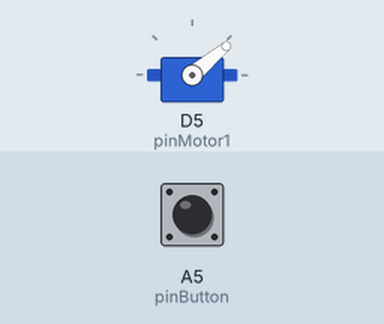
A sketch run on a simulated nRF52 board. Parts: servo. The test bench sets the inputs (shaded band); at power-on: A5 (pinButton) HIGH. A phone connects over Bluetooth LE 3 s after start.

Above: at 1.2 s.
1.3 s: A5 (pinButton) pulled LOW for 1 s
At 1.75 s:
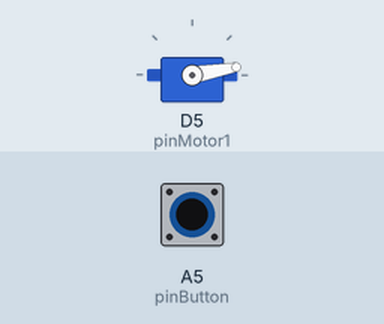
4.3 s: A5 (pinButton) pulled LOW for 3.2 s
At 8.6 s:
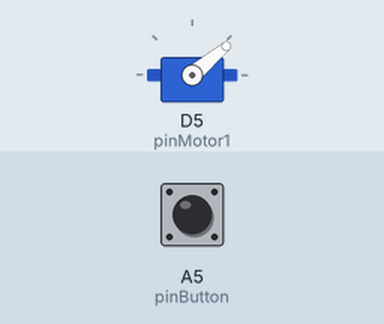
Timing chart, 0 to 10.1 s (numbered marks = the images above; inputs shaded):
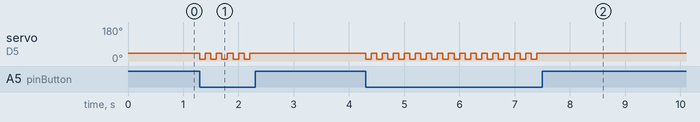

Measured:
- after the input at 1.3 s, servo on D5 (pinMotor1): alternates 40° for 0.10 s and 10° for 0.10 s, 10 changes in all, then stays 40°, starting at once
- after the input at 4.3 s, servo on D5 (pinMotor1): alternates 40° for 0.10 s and 10° for 0.10 s, 32 changes in all, then stays 40°, starting at once

The sketch:

bluetooth-bell-Arduino.ino
```cpp
#include <bluefruit.h>
#include <Servo.h>

// Servo
Servo motor1;
const int angleStart = 40;
const int angleEnd = 10;

// Buttons
const int pinMotor1 = 5;
const int pinButton = A5;
const int pinButtonGnd = A4;

// BLE Services we will advertise
BLEUart bleuart; // UART over BLUE

char ding_start_msg[] = "s";
char ding_end_msg[] = "e";

void ding();

void setup() {

	// Setup buttons
	pinMode(pinButtonGnd, OUTPUT);
	digitalWrite(pinButtonGnd, LOW);
	pinMode(pinButton, INPUT_PULLUP);

	// Setup servo motor
	motor1.attach(pinMotor1);
	motor1.write(angleStart);

	// Setup Bluetooth here...!

	Bluefruit.autoConnLed(true);  // Set BLE LED to be enabled on CONNECT
	Bluefruit.configPrphBandwidth(BANDWIDTH_MAX); // Config the peripheral connection with max bandwidth

	// Setup and begin connection
	Bluefruit.begin();
	Bluefruit.setTxPower(4);    // Check bluefruit.h for supported values

	// Set the name the device will be advertised as
	// For some reason, we need to call getName() afterwards to force the name to set
	Bluefruit.setName("Bell-Red");
	char fetchedName[64];
	Bluefruit.getName(fetchedName, 64);

	// Configure and Start BLE Uart Service
	bleuart.begin();

	// Set up and start advertising
	Bluefruit.Advertising.addFlags(BLE_GAP_ADV_FLAGS_LE_ONLY_GENERAL_DISC_MODE);
	Bluefruit.Advertising.addTxPower();

	// Include bleuart 128-bit uuid
	Bluefruit.Advertising.addService(bleuart);

	Bluefruit.ScanResponse.addName();

	// Start advertising based on Apple recommended intervals:
	Bluefruit.Advertising.restartOnDisconnect(true);
	Bluefruit.Advertising.setInterval(32, 244);    // in unit of 0.625 ms
	Bluefruit.Advertising.setFastTimeout(30);      // number of seconds in fast mode
	Bluefruit.Advertising.start(0);                // 0 = Don't stop advertising after n seconds
}

void loop() {

	// Check for button push
	if(digitalRead(pinButton) == LOW){
		ding();
	}

	// Check for message from bell
	while(bleuart.available()){
		byte ch;
		ch = (byte) bleuart.read();
		if(ch == 'd'){
			ding(); // Ding the bell!
		}
	}
}

// Ding the bell!
void ding(){
	bleuart.write(ding_start_msg, strlen(ding_start_msg));
	motor1.write(angleEnd);
	delay(100);
	motor1.write(angleStart);
	delay(100);
	bleuart.write(ding_end_msg, strlen(ding_end_msg));
}
```
